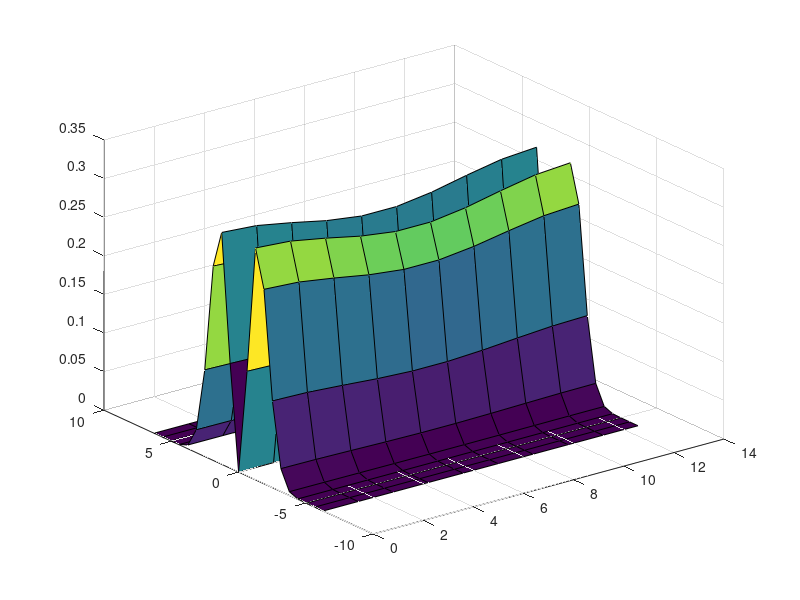

Source code (MATLAB): (Note: this script raises an error after producing the figure.)
%% Two stream instability simulation in one-dimensional case.
% Simulation is based on simultaneous numerical solution of Poisson and 
% Vlasov equations. 
%
% Find more information about numerical method and the example below in 
% the original paper - C.Z. Cheng and Georg Knorr "The Integration of the 
% Vlasov Equation in Configuration Space" // J. Comp. Phys. 22 (1976) 
% pp. 330-351 (DOI: 10.1016/0021-9991(76)90053-X)
% and its former improvement givenwrite in E. Sonnendrücker, J. Roche, 
% P. Bertrand, and A. Ghizzo "The Semi-Lagrangian Method for the Numerical 
% Resolution of the Vlasov Equation" // J. Comput. Phys. 149 (1999) 
% pp. 201-220 (DOI: 10.1006/jcph.1998.6148)
function Cheng_Knorr_Sonnerdrucker
clc; close all
%% Problem parameters
% Interpolation type: 'linear' corresponds to first order scheme, 
%                     'spline' Cheng-Knorr & Sonnendrücker cubic spline scheme
inter_type = 'spline';
% Number of cells for uniform phase-space grid
N = 10; M = 21;
% Problem parameters 
k = 0.5; alpha = 0.05; vmax = 2*pi;
% CFL condition
CFL = 3.8;
% End time
t_end = 15.0;
% Periodic structure length in X
L = 2*pi/k;
% Grid definition
x = linspace(0, L, N); v = linspace(-vmax, vmax, M);
dx = x(2)-x(1); dv = v(2)-v(1);
[X, V] = meshgrid(x, v); X = X'; V = V';


%% Initial conditions
f = exp(-V.^2/2)/sqrt(2*pi).*(1.0 + alpha*cos(k*X)).*V.^2;
figure;
surf(X,V,f);
% Apply periodic borders and zero at |v| beyond vmax
f(end, :) = f(2,:); f(1, :) = f(end-1, :);
f(1, :) = 0; f(end, :) = 0;
% Open maximized figure window
figure('units','normalized','outerposition',[0.25 0.25 0.55 0.55]);
set(gcf, 'doublebuffer', 'on');   
% Preallocate memory
E = zeros(size(x));
%% Start main calculation procedure
time = 0;   tic;
while (time<t_end)
    %% Estimate time step using CFL condition
    dt = CFL/(vmax/dx + max(abs(E))/dv);
    if (dt > t_end-time) dt = t_end-time; end
    
    %% Plot EDF f(x,v,t) in phase space
    pcolor(x(2:(end-1)), v(2:(end-1)), f(2:(end-1), 2:(end-1))');
    shading interp;
    axis square;
    drawnow; 
    %% X-coordinate shift at half time step
    x_SHIFT = X - V*0.5*dt;
    x_SHIFT = (x_SHIFT+L).*(x_SHIFT<=0) + (x_SHIFT-L).*(x_SHIFT>=L) + x_SHIFT.*((x_SHIFT>0)&(x_SHIFT<L));  
    f = interp2(X', V', f', x_SHIFT', V', inter_type)'; 
    % Apply periodic boundaries in X-coordinate
    f(N,:) = f(2,:);  f(1,:) = f(N-1,:);
    %% Electrical field strength from exact solution of Poisson's equation 
    %% with periodic border conditions for electric potential
    E = cumtrapz(x, trapz(v, f, 2)) - x';   E = E - mean(mean(E));
    write_poisson_info(x,v,f,E,time); 
    %% V-coordinate shift at full time step
    Vsh = V - repmat(E, 1, M)*dt;
    Vsh = Vsh.*((Vsh<vmax)&(Vsh>=-vmax));
    f = interp2(X', V', f', X', Vsh', inter_type)'; 
    % Boundary conditions
    f(:, 1) = 0; f(:, end) = 0;
    f(end, :) = f(2,:); f(1, :) = f(end-1, :);
  
    %% X-coordinate shift at half time step
    x_SHIFT = X - V*0.5*dt;
    x_SHIFT = (x_SHIFT+L).*(x_SHIFT<=0) + (x_SHIFT-L).*(x_SHIFT>=L) + x_SHIFT.*((x_SHIFT>0)&(x_SHIFT<L));  
    f = interp2(X', V', f', x_SHIFT', V', inter_type)'; 
    % Apply periodic boundaries in X-coordinate
    f(N,:) = f(2,:);  f(1,:) = f(N-1,:);
      
    %% Next time step
    time = time + dt; 
end
toc
% Final EDF plot
pcolor(x(2:(end-1)), v(2:(end-1)), f(2:(end-1), 2:(end-1))');
shading interp;
axis square;
title('Two stream instability', 'FontSize', 18);
colorbar
drawnow;